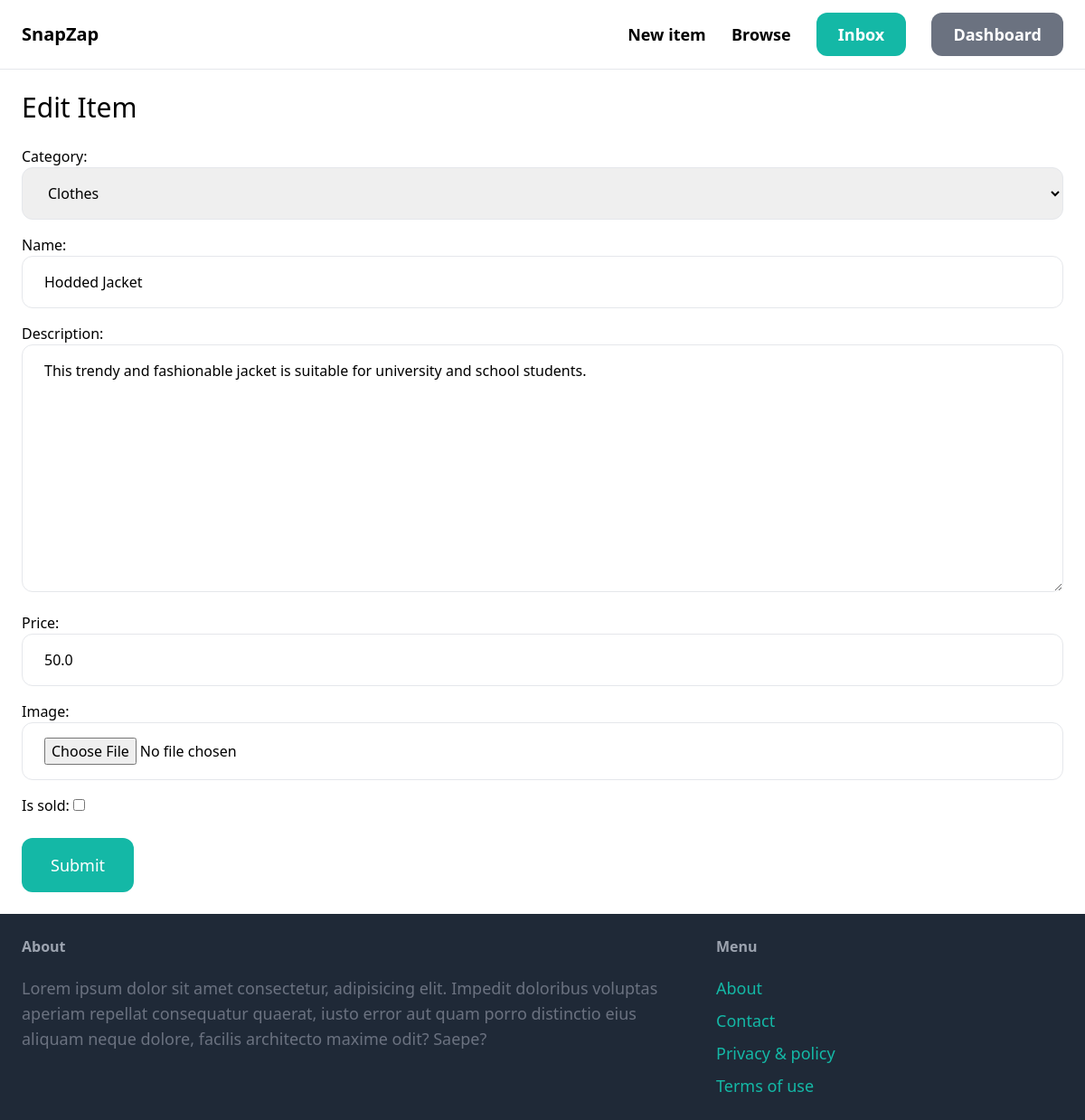
The page /items/2/edit/ (signed in) on the database its author committed.
### item/models.py (models this page shows, shortened)
class Item(models.Model):
    category = models.ForeignKey(
        Category, related_name='items', on_delete=models.CASCADE)
    name = models.CharField(max_length=255)
    description = models.TextField(blank=True, null=True)
    price = models.FloatField()
    image = models.ImageField(upload_to='item_images', blank=True, null=True)
    is_sold = models.BooleanField(default=False)
    created_by = models.ForeignKey(
        User, related_name='items', on_delete=models.CASCADE)
    created_at = models.DateTimeField(auto_now_add=True)
    class Meta:
        ordering = ("name",)

class Category(models.Model):
    name = models.CharField(max_length=255)
    class Meta:
        ordering = ('name',)
        verbose_name_plural = "Categories"
    def __str__(self):
        return self.name

### item/views.py (the view)
# urls.py: path("<int:pk>/edit/", views.edit_item, name='edit-item'),
@login_required
def edit_item(request, pk):
    item = get_object_or_404(Item, pk=pk, created_by=request.user)
    form = EditItemForm(instance=item)
    if request.method == 'POST':
        form = EditItemForm(request.POST, request.FILES, instance=item)
        if form.is_valid():
            form.save()
            return redirect('item:detail', pk=item.id)
    return render(request, 'item/form.html', context={'form': form, 'title': 'Edit Item'})

### item/forms.py
class EditItemForm(forms.ModelForm):
    class Meta:
        model = Item
        fields = ('category', 'name', 'description',
                  'price', 'image', 'is_sold')
        widgets = {
            'category': forms.Select(attrs={'class': INPUT_CLASSES}),
            'name': forms.TextInput(attrs={'class': INPUT_CLASSES}),
            'description': forms.Textarea(attrs={'class': INPUT_CLASSES}),
            'price': forms.TextInput(attrs={'class': INPUT_CLASSES}),
            'image': forms.FileInput(attrs={'class': INPUT_CLASSES})
        }

### item/templates/item/form.html (shortened to what this page needs)
{% extends 'core/base.html' %}
{% block content %}
<h1 class="mb-6 text-3xl">{{title}}</h1>
<form method="post" action="." enctype="multipart/form-data">
    <div class="space-y-4">
        {{form.as_p}}
    </div>
    <button class=" mt-6 py-4 px-8 text-lg bg-teal-500 hover:bg-teal-700 rounded-xl text-white">Submit</button>
</form>
{% endblock content %}

### rows shown on the page
Item: category "Clothes", description "This trendy and fashionable jacket is suitable for university and school students.", price "50.0"
Category: name "Hodded Jacket"

### other values the page prints
{{ title }} "Edit Item"
